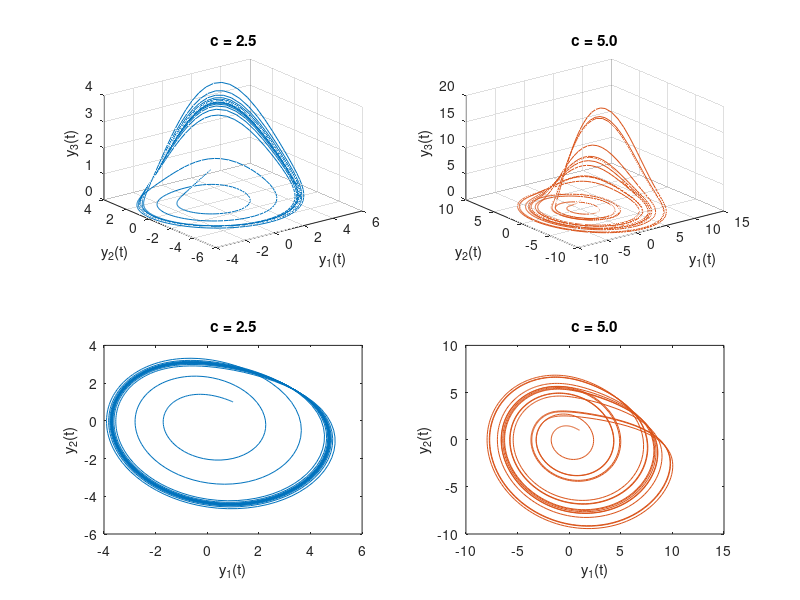

This figure's MATLAB source:
function rossler_ex
%ROSSLER_EX    Run Rossler example.

tspan = [0 100]; yzero = [1; 1; 1];
options = odeset('AbsTol',1e-7,'RelTol',1e-4);

a = 0.2; b = 0.2; c = 2.5;
[t,y] = ode45(@rossler,tspan,yzero,options);
subplot(221), plot3(y(:,1),y(:,2),y(:,3)), mytitle, zlabel y_3(t), grid
subplot(223), plot(y(:,1),y(:,2)), mytitle

c = 5;
[t,y] = ode45(@rossler,tspan,yzero,options);
a = get(groot,'defaultAxesColorOrder'); c2 = {'Color',a(2,:)};
subplot(222), plot3(y(:,1),y(:,2),y(:,3),c2{:})
mytitle, zlabel y_3(t), grid
subplot(224), plot(y(:,1),y(:,2),c2{:}), mytitle

     % ------------------------ Nested functions ----------------------
     function yprime = rossler(t,y)
     %ROSSLER    Rossler system, parameterized.
     yprime = [-y(2)-y(3); y(1)+a*y(2); b+y(3)*(y(1)-c)];
     end

     function mytitle
     title(sprintf('c = %2.1f',c))
     xlabel y_1(t), ylabel y_2(t)
     end

end
